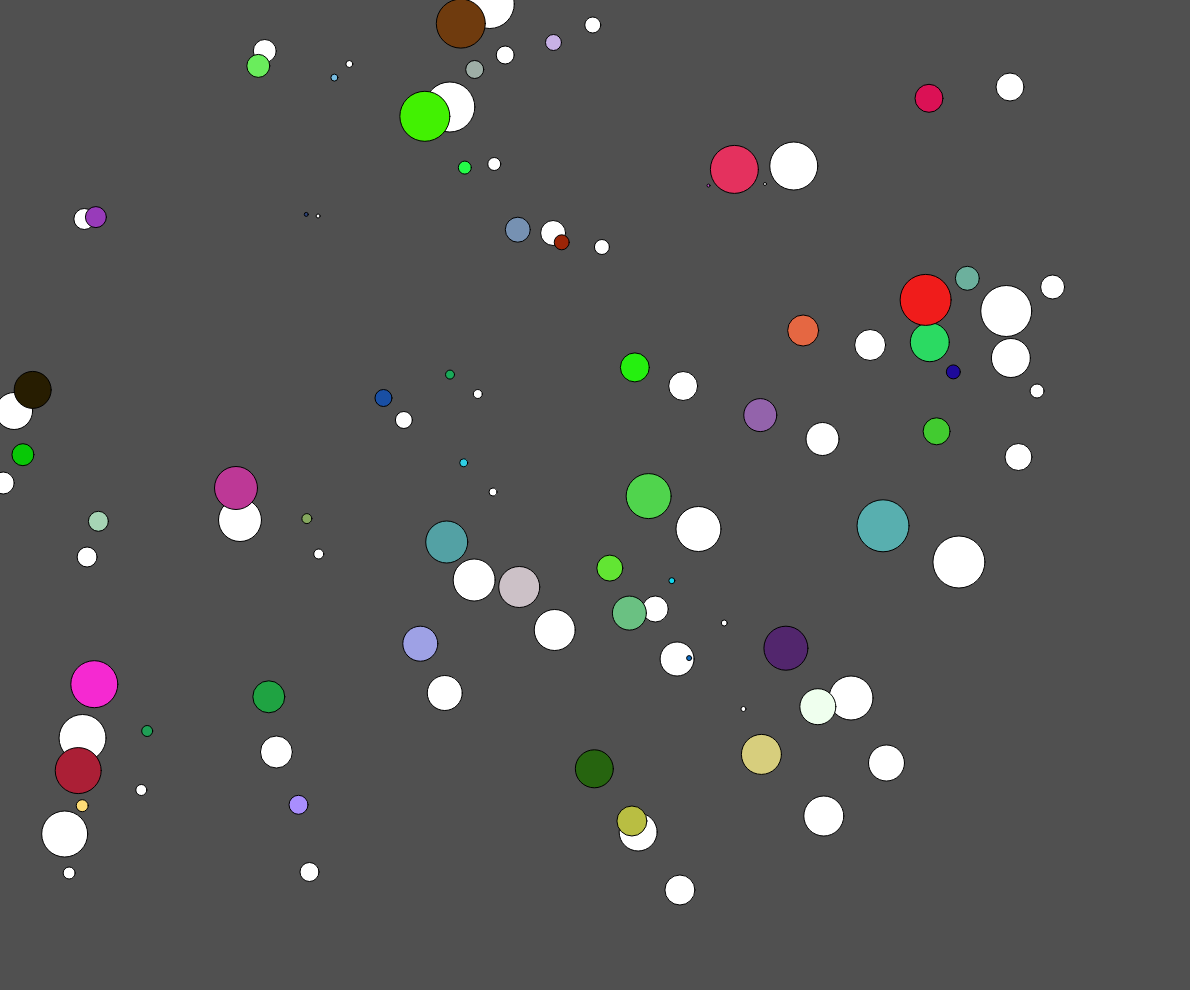
Frame 1 (no input)
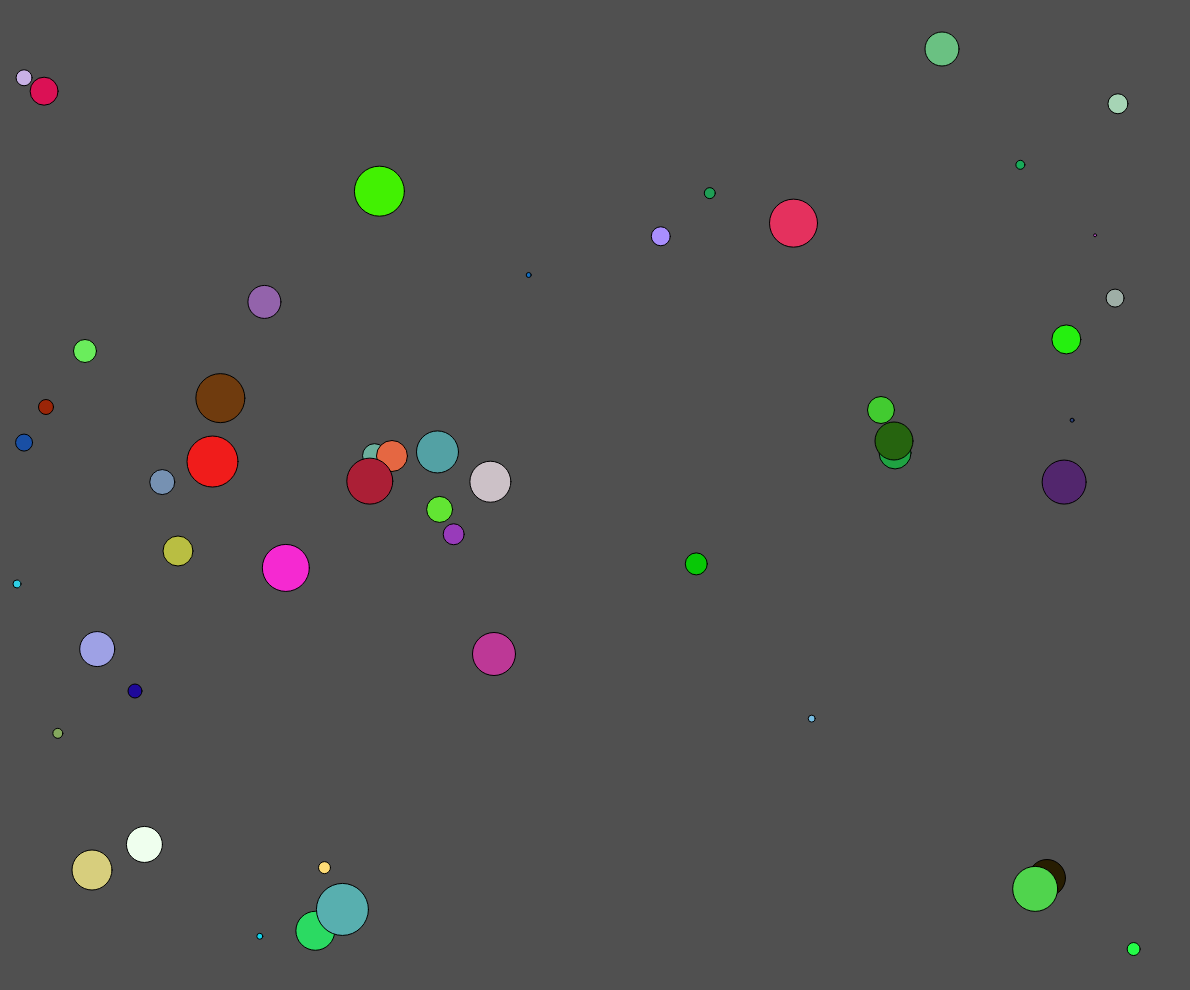
Frame 60 (no input)
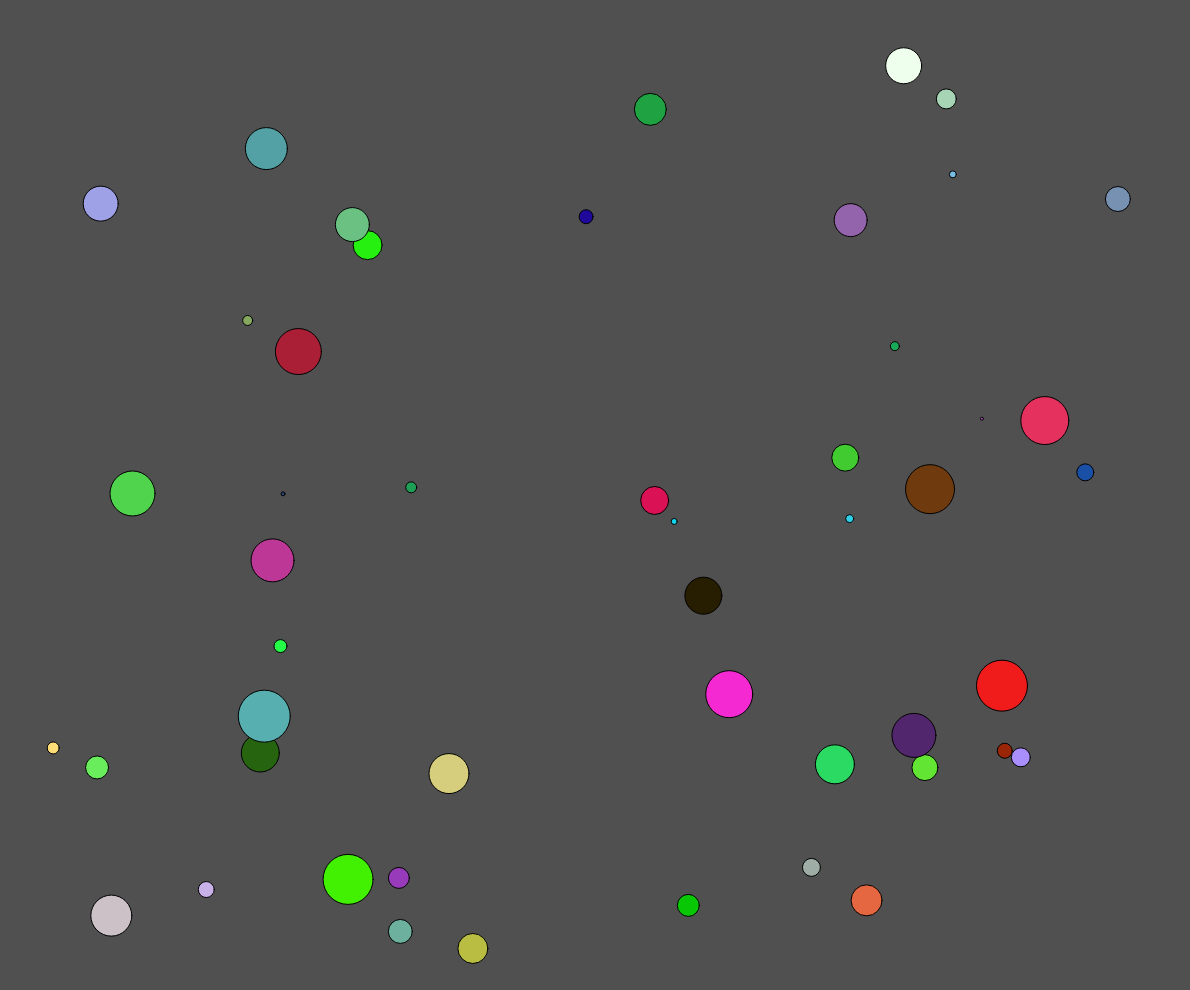
Frame 120 (the mouse pressed at the canvas centre since frame 60)

The p5.js sketch that drew these frames (run headless with seeded random() and noise() and a simulated clock; from frame 60 on, the mouse is pressed at the canvas centre):

// p5.js sketch
// ── sketch.js
function setup() {
  createCanvas(windowWidth-10, windowHeight-10);
  ellipseMode(CENTER)
}

let run = false
let circles = []
let prep = -2
let vectorMovement = false

function draw() {
  background(80,80,80)
  if (!run){
    let max = 50
    for(let i = 0; i < max; i++){
      circles[i] = new circle(
        random(0, width*0.9),
        Math.floor(random(0, height*0.9)),
        200,
        200,
        i+3,
        10,
        i,
        vectorMovement
      )
    }
    run = true
  }
  for(let i = 0; i < circles.length; i++){
    circles[i].move()
    circles[i].draw()
    for(let j = i+1; j < circles.length; j++){
      print("attempting standard collision")
      if (colliding(i,j)){
        // print(i,circles[i])
        // print(j,circles[j])
        circles[i].colission()
        circles[j].colission()
      }
    }
  }
  prep ++
}

class circle{
  constructor(x,y,a,b,size,time,id, vectorMove){
    ellipse(x,y,size)
    this.a = a
    this.b = b
    this.x = x
    this.y = y
    this.size = size/2
    this.time = time
    this.col = []
    this.col[0] = random(0,255)
    this.col[1] = random(0,255)
    this.col[2] = random(0,255)
    this.id = id
    this.vectorMove = vectorMove
    if(vectorMove){
      this.a = a / time
      this.b = b / time
    }
  }

  draw(){
    fill(this.col[0], this.col[1], this.col[2])
    ellipse(this.x,this.y,this.size*2)
  }

  move(){
    if (!this.vectorMove){
      if (this.time != 0){
        this.x = this.x + ((this.a - this.x) / this.time)
        this.y = this.y + ((this.b - this.y) / this.time)
        this.time--
      }else{
        this.a = Math.floor(random(0+this.size, windowWidth-this.size))
        this.b = Math.floor(random(0+this.size, windowHeight-this.size))
        this.time = Math.floor(random(50, 55))
        this.move()
      }
    }else{
      x + this.a
      y + this.y
    }
  }
  colission(){
    if(this.vectorMove){
      let x = this.x
      let y = this.y
      let a = this.a
      let b = this.b

      this.time = 0
      this.move()
      this.move()
      if(collidingAll(this.id)){
        print("retrying collision")
        this.x = x
        this.y = y
        this.a = a
        this.b = b
        try{
          try{
            this.colission()
          } catch{
            // this.colission()
            print("simple collision atempting")
            this.a = width - this.a
            this.b = height - this.b
          }
        }catch{
          print("skipping collision, id: " + this.id)
        }
      }
    }else{
      //skal finde en tangent og regne en retning som var tangenten et spejl
    }
  }
}

function colliding(i,j){
  let distance = 0
  let sizeC = 2
  try{
    distance = Math.sqrt(Math.pow((circles[j].x  - circles[i].x),2) + Math.pow((circles[j].y - circles[i].y), 2))
    sizeC = circles[j].size + circles[i].size
    // print(i,circles[i])
    // print(j,circles[j])
  }catch{
    // print(i,circles[i])
    // print(j,circles[j])
  }

  let bool = distance < sizeC
  
  // if(bool){
    // print(circles[i].x,circles[i].y,circles[i].size)
    // print(circles[j].x,circles[j].y,circles[j].size)
    // print(distance," - ",sizeC)
  // }
  return (bool)
}

function collidingAll(c){
  for(let i = 0; i < circles.length; i++) {
    if(i != c){
      print(c,i)
      if(colliding(c,i)){
        return(true)
      }
    }
  }
}
